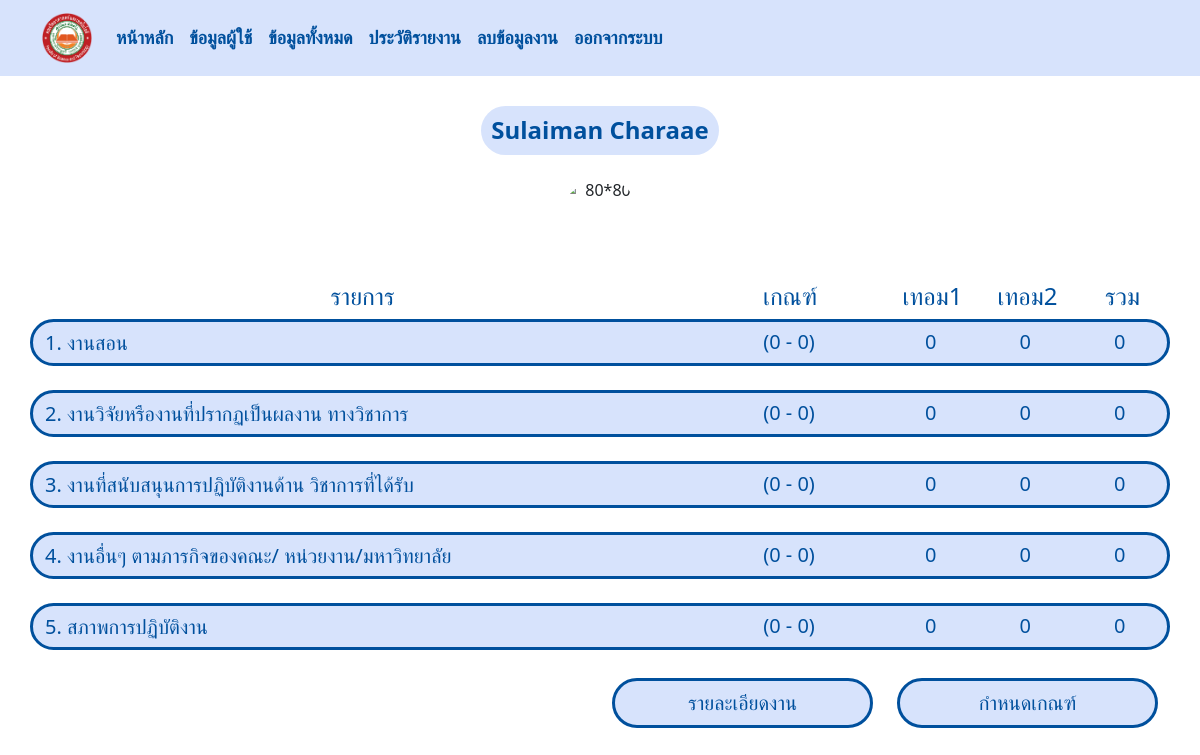
Before: /informationuser/ (signed in) with the older database file.
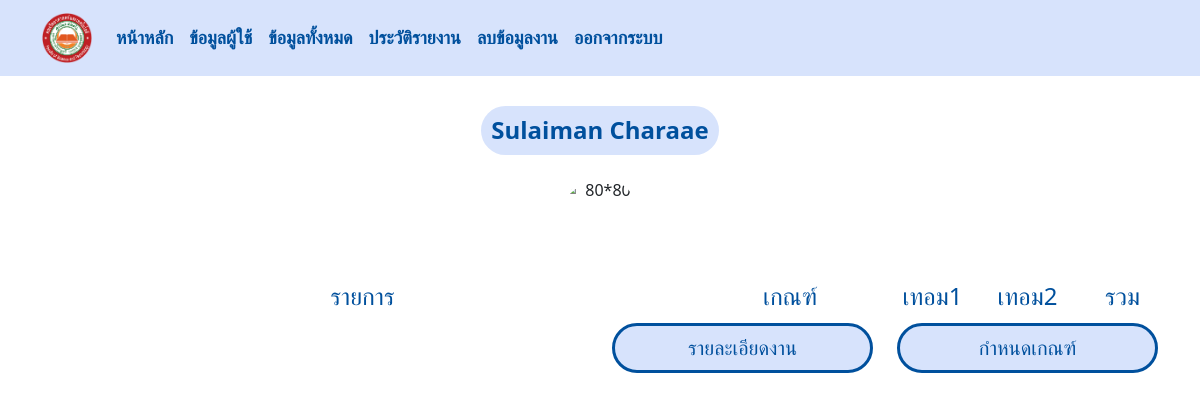
After: the same page with the newer database file.
### managesystem/models.py (models this page shows, shortened)
class Result(models.Model):
    employee = models.ForeignKey(Employee, on_delete=models.CASCADE)
    work = models.ForeignKey(Setunit, on_delete=models.CASCADE)
    term1 = models.PositiveIntegerField(default=0)
    term2 = models.PositiveIntegerField(default=0)
    total = models.PositiveIntegerField(default=0)
    employee_score = models.FloatField(default=0.0)
    dean_score = models.FloatField(default=0.0)
    result_score = models.FloatField(default=0.0)
    file = models.FileField(upload_to=user_directory_path, blank=True, null=True)

class Work(models.Model):
    name = models.CharField(max_length=100) ### col for กิจกรรม
    description = models.TextField() ### col for ตัวชี่วัด

class Setunit(models.Model):
    name = models.ForeignKey(Work,on_delete=models.CASCADE) ### ตำแหน่ง
    minunit = models.PositiveIntegerField(default=0) ### ค่าน้ำหนักตำ
    maxunit = models.PositiveIntegerField(default=0) ### สูง
    POSITION_CHOICES = [
        ('Dean', 'Dean'),
        ('Lecturer', 'Lecturer'),
        ('Researcher', 'Researcher'),
    ]
    position = models.CharField(max_length=50, choices=POSITION_CHOICES)

### managesystem/views.py (the view, shortened to what this page needs)
# urls.py: path('informationuser/',views.informationuser_view,name='informationuser'),
def informationuser_view(request):
    employee = Employee.objects.get(username=request.user)
    results = Result.objects.all()
    grouped_works = {key: list(group) for key, group in itertools.groupby(results, key=lambda x: x.work.name.name)}
    context = {
        'grouped_works': grouped_works,
        'results': results,
    }
    return render(request, "informationuser.html", context)

### templates/informationuser.html (shortened to what this page needs)
{% include "navbar.html" %}
<!DOCTYPE html>
<html lang="en">
<head>
    {% load static %}
    <link rel="stylesheet" href="{% static 'css/informationuser.css' %}">
    <link rel="stylesheet" href="https://cdnjs.cloudflare.com/ajax/libs/font-awesome/6.2.1/css/all.min.css">
</head>
<body>
    <div class="container text-center">
        <h2 class="name">{{user.first_name}} {{user.last_name}}</h2>
        <img class="images" src="https://encrypted-tbn0.gstatic.com/images?q=tbn:ANd9GcRdfcTjke0ma-YjGc4jtV2nnwcarM9Mw045WA&usqp=CAU" alt="80*80">
        <div class="row mt-4">
            <div class="col-7">
                <p class="h4 d-flex justify-content-center">รายการ</p>
            </div>
            <div class="col-2 d-flex justify-content-center">
                <p class="h4">เกณฑ์</p>
            </div>
            <div class="col-1 d-flex justify-content-center">
                <p class="h4">เทอม1</p>
            </div>
            <div class="col-1 d-flex justify-content-center">
                <p class="h4">เทอม2</p>
            </div>
            <div class="col-1 d-flex justify-content-center">
                <p class="h4 pad">รวม</p>
            </div>
        </div>
        {% for group_name, group_works in grouped_works.items %}
        <div class="row background mb-4">
            <div class="col-7 d-flex justify-content-start mt-2">
                <a href="#" class="save-data" onclick="toggleBox('{{ group_works.0.id }}'); return false;">
                    <p class="h5">{{ group_name }}</p>
                </a>
            </div>
            <div class="col-2 d-flex justify-content-center">
                <p class="h5">({{group_works.0.work.minunit}} - {{group_works.0.work.maxunit}})</p>
            </div>
            <div class="col-1 d-flex justify-content-center">
                <p class="h5">{{ group_works.0.term1 }}</p>
            </div>
            <div class="col-1 d-flex justify-content-center">
                <p class="h5">{{group_works.0.term2}}</p>
            </div>
            <div class="col-1 d-flex justify-content-center">
                <p class="h5">{{group_works.0.total}}</p>
            </div>
        </div>
        {% endfor %}
        <div class="row">
            <div class="col-6"></div>
            <div class="col-3">
                <a class="h3 d-flex justify-content-center mt-1 color" href="{% url 'report' user.employee.id %}">รายละเอียดงาน</a>
            </div>
            <div class="col-3">
                <a class="h3 d-flex justify-content-center mt-1 color" href="{% url 'formreportuser' %}">กำหนดเกณฑ์</a>
            </div>
        </div>
    </div>
</body>
</html>

Changed rows visible on the page:
removed Result: name "1. งานสอน", work.minunit "0", work.maxunit "0", term1 "0", term2 "0", total "0"
removed Result: name "2. งานวิจัยหรืองานที่ปรากฏเป็นผลงาน ทางวิชาการ", work.minunit "0", work.maxunit "0", term1 "0", term2 "0", total "0"
removed Result: name "3. งานที่สนับสนุนการปฏิบัติงานด้าน วิชาการที่ได้รับ", work.minunit "0", work.maxunit "0", term1 "0", term2 "0", total "0"
removed Result: name "4. งานอื่นๆ ตามภารกิจของคณะ/ หน่วยงาน/มหาวิทยาลัย", work.minunit "0", work.maxunit "0", term1 "0", term2 "0", total "0"
removed Result: name "5. สภาพการปฏิบัติงาน", work.minunit "0", work.maxunit "0", term1 "0", term2 "0", total "0"
